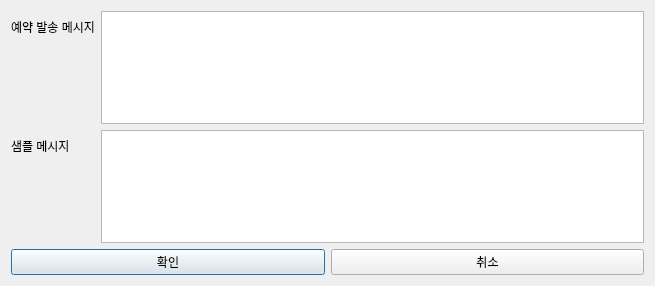
<?xml version="1.0" encoding="UTF-8"?>
<ui version="4.0">
 <class>Dialog</class>
 <widget class="QDialog" name="Dialog">
  <property name="geometry">
   <rect>
    <x>0</x>
    <y>0</y>
    <width>655</width>
    <height>286</height>
   </rect>
  </property>
  <property name="windowTitle">
   <string>Dialog</string>
  </property>
  <layout class="QVBoxLayout" name="verticalLayout">
   <item>
    <layout class="QFormLayout" name="formLayout">
     <item row="0" column="0">
      <widget class="QLabel" name="label">
       <property name="text">
        <string>예약 발송 메시지</string>
       </property>
      </widget>
     </item>
     <item row="0" column="1">
      <widget class="QTextEdit" name="reservMsgEdit">
       <property name="markdown">
        <string/>
       </property>
       <property name="html">
        <string>&lt;!DOCTYPE HTML PUBLIC &quot;-//W3C//DTD HTML 4.0//EN&quot; &quot;http://www.w3.org/TR/REC-html40/strict.dtd&quot;&gt;
&lt;html&gt;&lt;head&gt;&lt;meta name=&quot;qrichtext&quot; content=&quot;1&quot; /&gt;&lt;style type=&quot;text/css&quot;&gt;
p, li { white-space: pre-wrap; }
&lt;/style&gt;&lt;/head&gt;&lt;body style=&quot; font-family:'Gulim'; font-size:9pt; font-weight:400; font-style:normal;&quot;&gt;
&lt;p style=&quot;-qt-paragraph-type:empty; margin-top:0px; margin-bottom:0px; margin-left:0px; margin-right:0px; -qt-block-indent:0; text-indent:0px;&quot;&gt;&lt;br /&gt;&lt;/p&gt;&lt;/body&gt;&lt;/html&gt;</string>
       </property>
      </widget>
     </item>
     <item row="1" column="1">
      <widget class="QTextEdit" name="sampleMsgEdit">
       <property name="lineWidth">
        <number>1</number>
       </property>
       <property name="readOnly">
        <bool>true</bool>
       </property>
      </widget>
     </item>
     <item row="1" column="0">
      <widget class="QLabel" name="label_2">
       <property name="text">
        <string>샘플 메시지</string>
       </property>
      </widget>
     </item>
    </layout>
   </item>
   <item>
    <spacer name="verticalSpacer_2">
     <property name="orientation">
      <enum>Qt::Vertical</enum>
     </property>
     <property name="sizeHint" stdset="0">
      <size>
       <width>20</width>
       <height>40</height>
      </size>
     </property>
    </spacer>
   </item>
   <item>
    <spacer name="verticalSpacer">
     <property name="orientation">
      <enum>Qt::Vertical</enum>
     </property>
     <property name="sizeHint" stdset="0">
      <size>
       <width>20</width>
       <height>16</height>
      </size>
     </property>
    </spacer>
   </item>
   <item>
    <layout class="QHBoxLayout" name="horizontalLayout">
     <item>
      <widget class="QPushButton" name="okBtn">
       <property name="text">
        <string>확인</string>
       </property>
      </widget>
     </item>
     <item>
      <widget class="QPushButton" name="cancelBtn">
       <property name="text">
        <string>취소</string>
       </property>
      </widget>
     </item>
    </layout>
   </item>
  </layout>
 </widget>
 <resources/>
 <connections>
  <connection>
   <sender>cancelBtn</sender>
   <signal>clicked()</signal>
   <receiver>Dialog</receiver>
   <slot>reject()</slot>
   <hints>
    <hint type="sourcelabel">
     <x>524</x>
     <y>267</y>
    </hint>
    <hint type="destinationlabel">
     <x>605</x>
     <y>212</y>
    </hint>
   </hints>
  </connection>
 </connections>
</ui>
